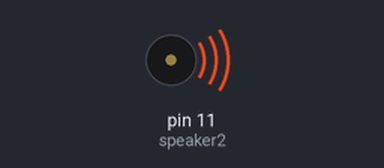
A sketch run on a simulated Arduino Uno, built with avr-gcc and run on an emulated ATmega328P. Parts: buzzer (waves = sounding).

Above: at 0.1 s.
Timing chart, 0 to 1.6 s (numbered marks = the images above):
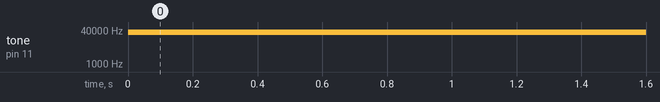

Measured:
- by itself, tone on pin 11 (speaker2): silent → 31000 Hz at 0.00 s

The sketch:

mosquito_repeller.ino
```cpp
int speaker = 9;
int frequency = 31000;
int speaker2 = 11;
int frequency2 = 31000;

void setup(){
  pinMode(speaker, OUTPUT);
  pinMode(speaker2, OUTPUT);
}

void loop(){
  tone(speaker, frequency, 1000);
  tone(speaker2, frequency2, 1000);
}
```
